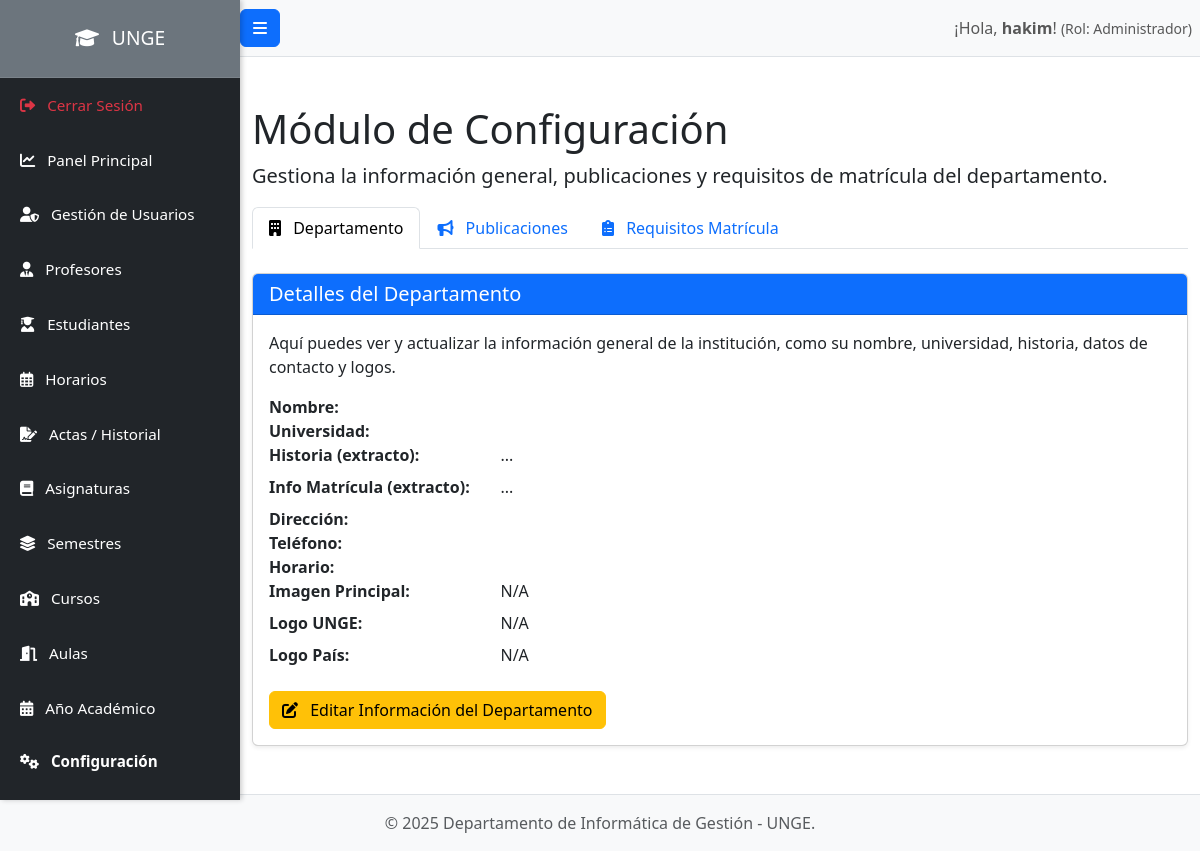
Before: /admin/configuracion.php (signed in) with the older database file.
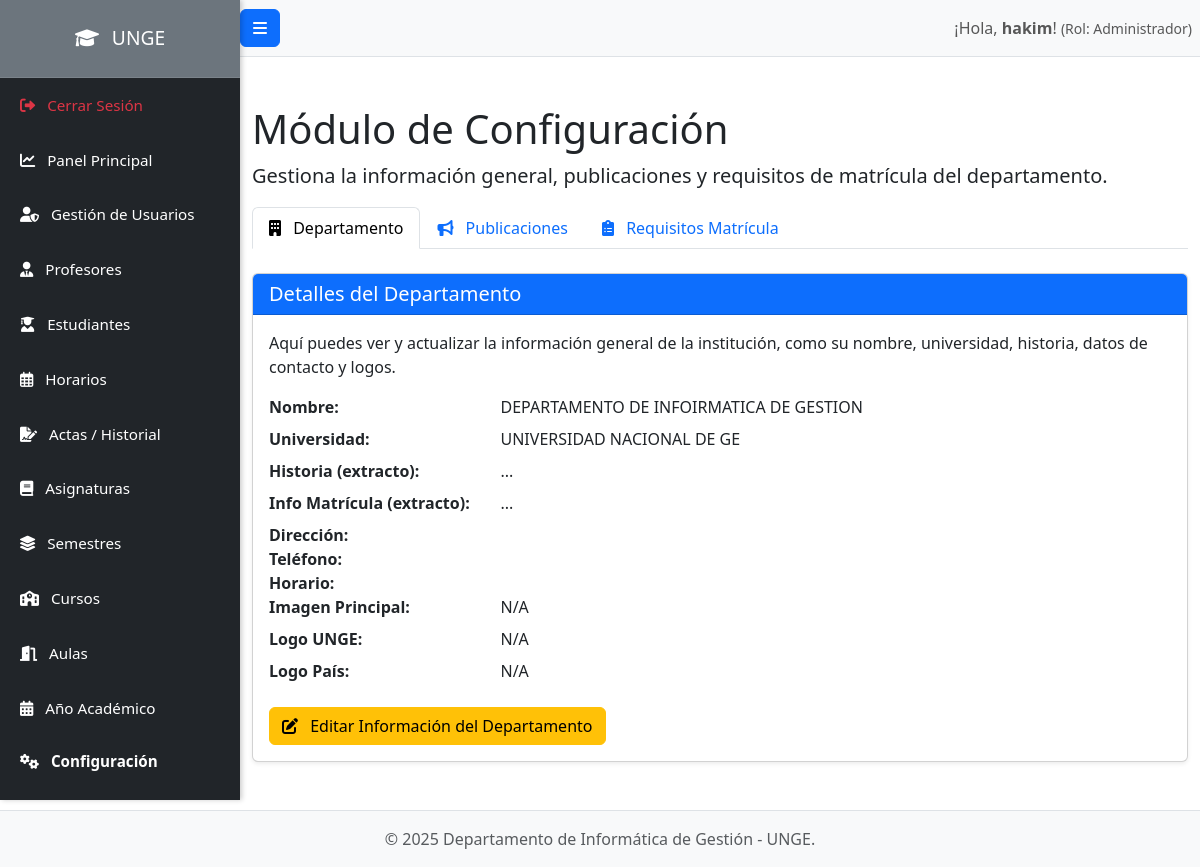
After: the same page with the newer database file.
### tables this page shows
CREATE TABLE `departamento` (
  `id_departamento` int(11) NOT NULL,
  `nombre` varchar(100) NOT NULL,
  `universidad` varchar(100) NOT NULL,
  `historia` text DEFAULT NULL,
  `imagen` text DEFAULT NULL,
  `logo_unge` text DEFAULT NULL,
  `logo_pais` text DEFAULT NULL,
  `info_matricula` text DEFAULT NULL,
  `direccion` varchar(200) DEFAULT NULL,
  `telefono` varchar(30) DEFAULT NULL,
  `horario` varchar(30) DEFAULT NULL
);

### admin/configuracion.php (the view, shortened to what the changed rows need)
<?php
require_once '../config/database.php';
$active_tab = 'departamento';
$departamento_data = [];
try {
    $stmt = $pdo->query("SELECT * FROM departamento LIMIT 1");
    $departamento_data = $stmt->fetch(PDO::FETCH_ASSOC);
    if (!$departamento_data) {
        $departamento_data = [
            'id_departamento' => null, 'nombre' => '', 'universidad' => '', 'historia' => '', 'imagen' => '',
            'logo_unge' => '', 'logo_pais' => '', 'info_matricula' => '',
            'direccion' => '', 'telefono' => '', 'horario' => ''
        ];
    }
} catch (PDOException $e) {
    set_flash_message('danger', 'Error al cargar la configuración del departamento: ' . $e->getMessage());
    error_log("PDOException al cargar departamento: " . $e->getMessage());
}
?>
<?php include '../includes/header.php'; ?>
            <h1 class="mt-4">Módulo de Configuración</h1>
            <div class="tab-content" id="configTabsContent">
                <div class="tab-pane fade <?php echo ($active_tab == 'departamento') ? 'show active' : ''; ?>" id="departamento" role="tabpanel" aria-labelledby="departamento-tab">
                    <div class="card shadow-sm mb-4">
                        <div class="card-body">
                            <dl class="row">
                                <dt class="col-sm-3">Nombre:</dt><dd class="col-sm-9"><?php echo htmlspecialchars($departamento_data['nombre'] ?? 'N/A'); ?></dd>
                                <dt class="col-sm-3">Universidad:</dt><dd class="col-sm-9"><?php echo htmlspecialchars($departamento_data['universidad'] ?? 'N/A'); ?></dd>
                                <dt class="col-sm-3">Historia (extracto):</dt><dd class="col-sm-9"><?php echo htmlspecialchars(substr($departamento_data['historia'] ?? 'N/A', 0, 150)) . '...'; ?></dd>
                                <dt class="col-sm-3">Info Matrícula (extracto):</dt><dd class="col-sm-9"><?php echo htmlspecialchars(substr($departamento_data['info_matricula'] ?? 'N/A', 0, 150)) . '...'; ?></dd>
                                <dt class="col-sm-3">Dirección:</dt><dd class="col-sm-9"><?php echo htmlspecialchars($departamento_data['direccion'] ?? 'N/A'); ?></dd>
                                <dt class="col-sm-3">Teléfono:</dt><dd class="col-sm-9"><?php echo htmlspecialchars($departamento_data['telefono'] ?? 'N/A'); ?></dd>
                                <dt class="col-sm-3">Horario:</dt><dd class="col-sm-9"><?php echo htmlspecialchars($departamento_data['horario'] ?? 'N/A'); ?></dd>
                                <dt class="col-sm-3">Imagen Principal:</dt><dd class="col-sm-9"><?php echo !empty($departamento_data['imagen']) ? '<img src="' . htmlspecialchars($departamento_data['imagen']) . '" class="img-thumbnail" style="max-width: 100px;">' : 'N/A'; ?></dd>
                                <dt class="col-sm-3">Logo UNGE:</dt><dd class="col-sm-9"><?php echo !empty($departamento_data['logo_unge']) ? '<img src="' . htmlspecialchars($departamento_data['logo_unge']) . '" class="img-thumbnail" style="max-width: 80px;">' : 'N/A'; ?></dd>
                                <dt class="col-sm-3">Logo País:</dt><dd class="col-sm-9"><?php echo !empty($departamento_data['logo_pais']) ? '<img src="' . htmlspecialchars($departamento_data['logo_pais']) . '" class="img-thumbnail" style="max-width: 80px;">' : 'N/A'; ?></dd>
                            </dl>
                        </div>
                    </div>
                </div>
            </div>
<?php include '../includes/footer.php'; ?>

Changed rows visible on the page:
added departamento: nombre "DEPARTAMENTO DE INFOIRMATICA DE GESTION", universidad "UNIVERSIDAD NACIONAL DE GE"
